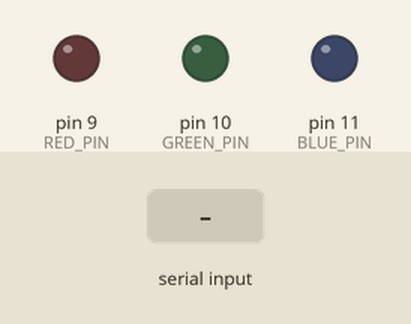
The sketch below on a simulated Arduino Uno, built with avr-gcc and run on an emulated ATmega328P. Shown: output pins drawn as LEDs (lit = HIGH). The inputs (shaded band) are chosen by the test bench. What the sketch prints to the serial monitor is not drawn.

Above: at 1.2 s.
1.3 s: "ON" received over the second serial link
At 2.4 s:
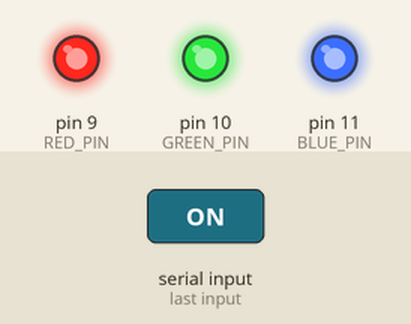
2.8 s: "OFF" received over the second serial link
At 3.6 s:
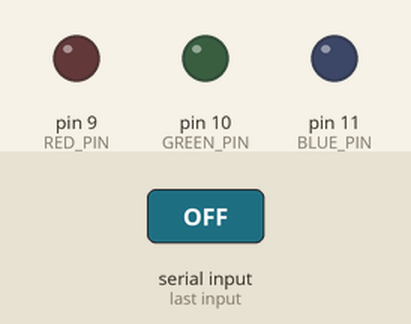
Timing chart, 0 to 5.8 s (numbered marks = the images above; inputs shaded):
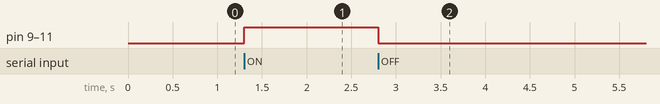

Measured:
- after the input at 1.3 s, pin 9 (RED_PIN), pin 10 (GREEN_PIN), pin 11 (BLUE_PIN): LOW → HIGH at once
- after the input at 2.8 s, pin 9 (RED_PIN), pin 10 (GREEN_PIN), pin 11 (BLUE_PIN): HIGH → LOW at once

The sketch:

LEDProjectArduino.ino
```cpp
#include <SoftwareSerial.h>
#include <stdio.h>

SoftwareSerial mySerial(2,3); //TX, RX
#define RED_PIN 9
#define GREEN_PIN 10
#define BLUE_PIN 11

String string;
char command;

void setup() {
  Serial.begin(9600);
  Serial.println("Arduino started...");

  mySerial.begin(9600);
  pinMode(RED_PIN, OUTPUT);
  pinMode(GREEN_PIN, OUTPUT);
  pinMode(BLUE_PIN, OUTPUT);
}


void loop() {
  if(mySerial.available()){
    string = "";
    }


    while(mySerial.available()){
      command = ((byte)mySerial.read());

      if(command == ':') {
        break;
      } else {
        string += command;
      }
      delay(1);
    }


  if (string == "OFF") {
    // Turn off LED red
    digitalWrite(RED_PIN, LOW);
    digitalWrite(GREEN_PIN, LOW);
    digitalWrite(BLUE_PIN, LOW);
  } else if (string == "ON") {
    digitalWrite(RED_PIN, HIGH);
    digitalWrite(GREEN_PIN, HIGH);
    digitalWrite(BLUE_PIN, HIGH);
  }

  if(string.startsWith("*")){
    String value = string.substring(1);
    if(value.startsWith("RED")){
      value = value.substring(3);
      analogWrite(RED_PIN, value.toInt());
    } else if (value.startsWith("GREEN")) {
      value = value.substring(5);
      analogWrite(GREEN_PIN, value.toInt());
    } else if (value.startsWith("BLUE")) {
      value = value.substring(4);
      analogWrite(BLUE_PIN, value.toInt());
    }

  }
}
```
